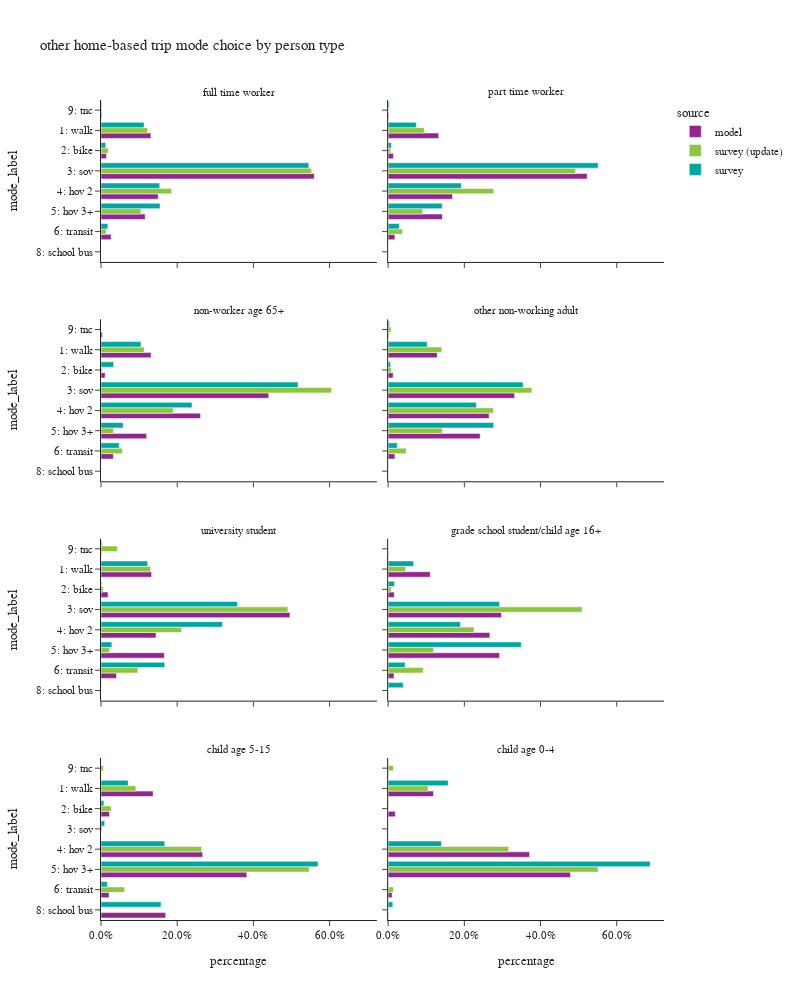

Source (notebook cell):
### Code cell
plot_mode_choice(hb_trip,"pptyp_label",
                 {"pptyp_label":["full time worker","part time worker","non-worker age 65+","other non-working adult",
                                 "university student","grade school student/child age 16+","child age 5-15","child age 0-4"],
                  "mode_label":["1: walk","2: bike","3: sov","4: hov 2","5: hov 3+","6: transit",
                                   "8: school bus","9: other–survey only"]},
                 "person type",2,1000)

### Figure 1 — Plotly figure (JSON) as saved in the notebook; plotly's stock layout.template omitted (floating-point values rounded to 4 significant figures)
{"data": [{"alignmentgroup": "True", "customdata": [[533267], [58782], [2280413], [611869], [472617], [107937], [9188]], "hovertemplate": "source=model<br>pptyp_label=full time worker<br>percentage=%{x}<br>mode_label=%{y}<br>sample count=%{customdata[0]}<extra></extra>", "legendgroup": "model", "marker": {"color": "#91268F", "pattern": {"shape": ""}}, "name": "model", "offsetgroup": "model", "orientation": "h", "showlegend": true, "textposition": "auto", "type": "bar", "x": [0.1309, 0.01443, 0.5597, 0.1502, 0.116, 0.02649, 0.002255], "xaxis": "x7", "y": ["1: walk", "2: bike", "3: sov", "4: hov 2", "5: hov 3+", "6: transit", "9: tnc"], "yaxis": "y7"}, {"alignmentgroup": "True", "customdata": [[176664], [18463], [695773], [225102], [189620], [23527], [2418]], "hovertemplate": "source=model<br>pptyp_label=part time worker<br>percentage=%{x}<br>mode_label=%{y}<br>sample count=%{customdata[0]}<extra></extra>", "legendgroup": "model", "marker": {"color": "#91268F", "pattern": {"shape": ""}}, "name": "model", "offsetgroup": "model", "orientation": "h", "showlegend": false, "textposition": "auto", "type": "bar", "x": [0.1327, 0.01387, 0.5225, 0.1691, 0.1424, 0.01767, 0.001816], "xaxis": "x8", "y": ["1: walk", "2: bike", "3: sov", "4: hov 2", "5: hov 3+", "6: transit", "9: tnc"], "yaxis": "y8"}, {"alignmentgroup": "True", "customdata": [[213436], [17784], [714709], [424270], [194535], [52791], [5955]], "hovertemplate": "source=model<br>pptyp_label=non-worker age 65+<br>percentage=%{x}<br>mode_label=%{y}<br>sample count=%{customdata[0]}<extra></extra>", "legendgroup": "model", "marker": {"color": "#91268F", "pattern": {"shape": ""}}, "name": "model", "offsetgroup": "model", "orientation": "h", "showlegend": false, "textposition": "auto", "type": "bar", "x": [0.1315, 0.01095, 0.4402, 0.2613, 0.1198, 0.03252, 0.003668], "xaxis": "x5", "y": ["1: walk", "2: bike", "3: sov", "4: hov 2", "5: hov 3+", "6: transit", "9: tnc"], "yaxis": "y5"}, {"alignmentgroup": "True", "customdata": [[289122], [29647], [745195], [594738], [541954], [39664], [3533]], "hovertemplate": "source=model<br>pptyp_label=other non-working adult<br>percentage=%{x}<br>mode_label=%{y}<br>sample count=%{customdata[0]}<extra></extra>", "legendgroup": "model", "marker": {"color": "#91268F", "pattern": {"shape": ""}}, "name": "model", "offsetgroup": "model", "orientation": "h", "showlegend": false, "textposition": "auto", "type": "bar", "x": [0.1289, 0.01321, 0.3321, 0.2651, 0.2415, 0.01768, 0.001575], "xaxis": "x6", "y": ["1: walk", "2: bike", "3: sov", "4: hov 2", "5: hov 3+", "6: transit", "9: tnc"], "yaxis": "y6"}, {"alignmentgroup": "True", "customdata": [[28593], [4008], [106818], [31120], [35821], [8777], [1], [297]], "hovertemplate": "source=model<br>pptyp_label=university student<br>percentage=%{x}<br>mode_label=%{y}<br>sample count=%{customdata[0]}<extra></extra>", "legendgroup": "model", "marker": {"color": "#91268F", "pattern": {"shape": ""}}, "name": "model", "offsetgroup": "model", "orientation": "h", "showlegend": false, "textposition": "auto", "type": "bar", "x": [0.1327, 0.0186, 0.4958, 0.1445, 0.1663, 0.04074, 4.642e-06, 0.001379], "xaxis": "x3", "y": ["1: walk", "2: bike", "3: sov", "4: hov 2", "5: hov 3+", "6: transit", "8: school bus", "9: tnc"], "yaxis": "y3"}, {"alignmentgroup": "True", "customdata": [[64796], [9341], [174394], [156485], [171561], [9039], [302], [479]], "hovertemplate": "source=model<br>pptyp_label=grade school student/child age 16+<br>percentage=%{x}<br>mode_label=%{y}<br>sample count=%{customdata[0]}<extra></extra>", "legendgroup": "model", "marker": {"color": "#91268F", "pattern": {"shape": ""}}, "name": "model", "offsetgroup": "model", "orientation": "h", "showlegend": false, "textposition": "auto", "type": "bar", "x": [0.1105, 0.01593, 0.2974, 0.2669, 0.2926, 0.01541, 0.000515, 0.0008169], "xaxis": "x4", "y": ["1: walk", "2: bike", "3: sov", "4: hov 2", "5: hov 3+", "6: transit", "8: school bus", "9: tnc"], "yaxis": "y4"}, {"alignmentgroup": "True", "customdata": [[109714], [17923], [213897], [306788], [16944], [136157], [284]], "hovertemplate": "source=model<br>pptyp_label=child age 5-15<br>percentage=%{x}<br>mode_label=%{y}<br>sample count=%{customdata[0]}<extra></extra>", "legendgroup": "model", "marker": {"color": "#91268F", "pattern": {"shape": ""}}, "name": "model", "offsetgroup": "model", "orientation": "h", "showlegend": false, "textposition": "auto", "type": "bar", "x": [0.1369, 0.02236, 0.2668, 0.3827, 0.02113, 0.1698, 0.0003542], "xaxis": "x", "y": ["1: walk", "2: bike", "4: hov 2", "5: hov 3+", "6: transit", "8: school bus", "9: tnc"], "yaxis": "y"}, {"alignmentgroup": "True", "customdata": [[64550], [10231], [201343], [259677], [5704], [577], [347]], "hovertemplate": "source=model<br>pptyp_label=child age 0-4<br>percentage=%{x}<br>mode_label=%{y}<br>sample count=%{customdata[0]}<extra></extra>", "legendgroup": "model", "marker": {"color": "#91268F", "pattern": {"shape": ""}}, "name": "model", "offsetgroup": "model", "orientation": "h", "showlegend": false, "textposition": "auto", "type": "bar", "x": [0.119, 0.01886, 0.3712, 0.4787, 0.01052, 0.001064, 0.0006397], "xaxis": "x2", "y": ["1: walk", "2: bike", "4: hov 2", "5: hov 3+", "6: transit", "8: school bus", "9: tnc"], "yaxis": "y2"}, {"alignmentgroup": "True", "customdata": [[1493], [251], [2587], [870], [414], [278], [30]], "hovertemplate": "source=survey (update)<br>pptyp_label=full time worker<br>percentage=%{x}<br>mode_label=%{y}<br>sample count=%{customdata[0]}<extra></extra>", "legendgroup": "survey (update)", "marker": {"color": "#8CC63E", "pattern": {"shape": ""}}, "name": "survey (update)", "offsetgroup": "survey (update)", "orientation": "h", "showlegend": true, "textposition": "auto", "type": "bar", "x": [0.1222, 0.01914, 0.5528, 0.1853, 0.1047, 0.01349, 0.002354], "xaxis": "x7", "y": ["1: walk", "2: bike", "3: sov", "4: hov 2", "5: hov 3+", "6: transit", "9: tnc"], "yaxis": "y7"}, {"alignmentgroup": "True", "customdata": [[280], [39], [700], [259], [112], [76], [6]], "hovertemplate": "source=survey (update)<br>pptyp_label=part time worker<br>percentage=%{x}<br>mode_label=%{y}<br>sample count=%{customdata[0]}<extra></extra>", "legendgroup": "survey (update)", "marker": {"color": "#8CC63E", "pattern": {"shape": ""}}, "name": "survey (update)", "offsetgroup": "survey (update)", "orientation": "h", "showlegend": false, "textposition": "auto", "type": "bar", "x": [0.09484, 0.00677, 0.4922, 0.2773, 0.09067, 0.0376, 0.0006721], "xaxis": "x8", "y": ["1: walk", "2: bike", "3: sov", "4: hov 2", "5: hov 3+", "6: transit", "9: tnc"], "yaxis": "y8"}, {"alignmentgroup": "True", "customdata": [[416], [33], [1306], [721], [131], [110], [1]], "hovertemplate": "source=survey (update)<br>pptyp_label=non-worker age 65+<br>percentage=%{x}<br>mode_label=%{y}<br>sample count=%{customdata[0]}<extra></extra>", "legendgroup": "survey (update)", "marker": {"color": "#8CC63E", "pattern": {"shape": ""}}, "name": "survey (update)", "offsetgroup": "survey (update)", "orientation": "h", "showlegend": false, "textposition": "auto", "type": "bar", "x": [0.1133, 0.00312, 0.6051, 0.1896, 0.03273, 0.0561, 4.904e-05], "xaxis": "x5", "y": ["1: walk", "2: bike", "3: sov", "4: hov 2", "5: hov 3+", "6: transit", "9: tnc"], "yaxis": "y5"}, {"alignmentgroup": "True", "customdata": [[538], [54], [1077], [575], [287], [125], [16]], "hovertemplate": "source=survey (update)<br>pptyp_label=other non-working adult<br>percentage=%{x}<br>mode_label=%{y}<br>sample count=%{customdata[0]}<extra></extra>", "legendgroup": "survey (update)", "marker": {"color": "#8CC63E", "pattern": {"shape": ""}}, "name": "survey (update)", "offsetgroup": "survey (update)", "orientation": "h", "showlegend": false, "textposition": "auto", "type": "bar", "x": [0.1409, 0.008418, 0.3773, 0.2763, 0.1422, 0.04737, 0.007555], "xaxis": "x6", "y": ["1: walk", "2: bike", "3: sov", "4: hov 2", "5: hov 3+", "6: transit", "9: tnc"], "yaxis": "y6"}, {"alignmentgroup": "True", "customdata": [[138], [14], [114], [44], [16], [58], [4]], "hovertemplate": "source=survey (update)<br>pptyp_label=university student<br>percentage=%{x}<br>mode_label=%{y}<br>sample count=%{customdata[0]}<extra></extra>", "legendgroup": "survey (update)", "marker": {"color": "#8CC63E", "pattern": {"shape": ""}}, "name": "survey (update)", "offsetgroup": "survey (update)", "orientation": "h", "showlegend": false, "textposition": "auto", "type": "bar", "x": [0.1301, 0.005782, 0.4905, 0.2114, 0.02243, 0.0967, 0.04308], "xaxis": "x3", "y": ["1: walk", "2: bike", "3: sov", "4: hov 2", "5: hov 3+", "6: transit", "9: tnc"], "yaxis": "y3"}, {"alignmentgroup": "True", "customdata": [[24], [9], [79], [40], [50], [17]], "hovertemplate": "source=survey (update)<br>pptyp_label=grade school student/child age 16+<br>percentage=%{x}<br>mode_label=%{y}<br>sample count=%{customdata[0]}<extra></extra>", "legendgroup": "survey (update)", "marker": {"color": "#8CC63E", "pattern": {"shape": ""}}, "name": "survey (update)", "offsetgroup": "survey (update)", "orientation": "h", "showlegend": false, "textposition": "auto", "type": "bar", "x": [0.04614, 0.008137, 0.5092, 0.2254, 0.1192, 0.0919], "xaxis": "x4", "y": ["1: walk", "2: bike", "3: sov", "4: hov 2", "5: hov 3+", "6: transit"], "yaxis": "y4"}, {"alignmentgroup": "True", "customdata": [[112], [24], [3], [232], [430], [21], [2]], "hovertemplate": "source=survey (update)<br>pptyp_label=child age 5-15<br>percentage=%{x}<br>mode_label=%{y}<br>sample count=%{customdata[0]}<extra></extra>", "legendgroup": "survey (update)", "marker": {"color": "#8CC63E", "pattern": {"shape": ""}}, "name": "survey (update)", "offsetgroup": "survey (update)", "orientation": "h", "showlegend": false, "textposition": "auto", "type": "bar", "x": [0.09146, 0.02672, 0.002891, 0.264, 0.5465, 0.06209, 0.006297], "xaxis": "x", "y": ["1: walk", "2: bike", "3: sov", "4: hov 2", "5: hov 3+", "6: transit", "9: tnc"], "yaxis": "y"}, {"alignmentgroup": "True", "customdata": [[89], [4], [116], [244], [2], [1]], "hovertemplate": "source=survey (update)<br>pptyp_label=child age 0-4<br>percentage=%{x}<br>mode_label=%{y}<br>sample count=%{customdata[0]}<extra></extra>", "legendgroup": "survey (update)", "marker": {"color": "#8CC63E", "pattern": {"shape": ""}}, "name": "survey (update)", "offsetgroup": "survey (update)", "orientation": "h", "showlegend": false, "textposition": "auto", "type": "bar", "x": [0.1047, 0.0004021, 0.3164, 0.5509, 0.01386, 0.01378], "xaxis": "x2", "y": ["1: walk", "2: bike", "4: hov 2", "5: hov 3+", "6: transit", "9: tnc"], "yaxis": "y2"}, {"alignmentgroup": "True", "customdata": [[1418], [249], [2471], [818], [399], [283], [28]], "hovertemplate": "source=survey<br>pptyp_label=full time worker<br>percentage=%{x}<br>mode_label=%{y}<br>sample count=%{customdata[0]}<extra></extra>", "legendgroup": "survey", "marker": {"color": "#00A7A0", "pattern": {"shape": ""}}, "name": "survey", "offsetgroup": "survey", "orientation": "h", "showlegend": true, "textposition": "auto", "type": "bar", "x": [0.1131, 0.01256, 0.5455, 0.1541, 0.1549, 0.01796, 0.001843], "xaxis": "x7", "y": ["1: walk", "2: bike", "3: sov", "4: hov 2", "5: hov 3+", "6: transit", "9: tnc"], "yaxis": "y7"}, {"alignmentgroup": "True", "customdata": [[251], [39], [671], [244], [102], [74], [4]], "hovertemplate": "source=survey<br>pptyp_label=part time worker<br>percentage=%{x}<br>mode_label=%{y}<br>sample count=%{customdata[0]}<extra></extra>", "legendgroup": "survey", "marker": {"color": "#00A7A0", "pattern": {"shape": ""}}, "name": "survey", "offsetgroup": "survey", "orientation": "h", "showlegend": false, "textposition": "auto", "type": "bar", "x": [0.07399, 0.008479, 0.5514, 0.192, 0.1419, 0.02943, 0.002747], "xaxis": "x8", "y": ["1: walk", "2: bike", "3: sov", "4: hov 2", "5: hov 3+", "6: transit", "9: tnc"], "yaxis": "y8"}, {"alignmentgroup": "True", "customdata": [[405], [61], [1277], [709], [126], [113], [1]], "hovertemplate": "source=survey<br>pptyp_label=non-worker age 65+<br>percentage=%{x}<br>mode_label=%{y}<br>sample count=%{customdata[0]}<extra></extra>", "legendgroup": "survey", "marker": {"color": "#00A7A0", "pattern": {"shape": ""}}, "name": "survey", "offsetgroup": "survey", "orientation": "h", "showlegend": false, "textposition": "auto", "type": "bar", "x": [0.1049, 0.03319, 0.5172, 0.2389, 0.058, 0.04779, 0.0001085], "xaxis": "x5", "y": ["1: walk", "2: bike", "3: sov", "4: hov 2", "5: hov 3+", "6: transit", "9: tnc"], "yaxis": "y5"}, {"alignmentgroup": "True", "customdata": [[517], [60], [1036], [533], [278], [121], [1], [13]], "hovertemplate": "source=survey<br>pptyp_label=other non-working adult<br>percentage=%{x}<br>mode_label=%{y}<br>sample count=%{customdata[0]}<extra></extra>", "legendgroup": "survey", "marker": {"color": "#00A7A0", "pattern": {"shape": ""}}, "name": "survey", "offsetgroup": "survey", "orientation": "h", "showlegend": false, "textposition": "auto", "type": "bar", "x": [0.1024, 0.006396, 0.3543, 0.2317, 0.2772, 0.02395, 0.0003791, 0.003588], "xaxis": "x6", "y": ["1: walk", "2: bike", "3: sov", "4: hov 2", "5: hov 3+", "6: transit", "8: school bus", "9: tnc"], "yaxis": "y6"}, {"alignmentgroup": "True", "customdata": [[121], [9], [93], [38], [16], [49], [1], [3]], "hovertemplate": "source=survey<br>pptyp_label=university student<br>percentage=%{x}<br>mode_label=%{y}<br>sample count=%{customdata[0]}<extra></extra>", "legendgroup": "survey", "marker": {"color": "#00A7A0", "pattern": {"shape": ""}}, "name": "survey", "offsetgroup": "survey", "orientation": "h", "showlegend": false, "textposition": "auto", "type": "bar", "x": [0.1226, 0.001662, 0.3582, 0.3189, 0.02846, 0.1674, 0.0004944, 0.002302], "xaxis": "x3", "y": ["1: walk", "2: bike", "3: sov", "4: hov 2", "5: hov 3+", "6: transit", "8: school bus", "9: tnc"], "yaxis": "y3"}, {"alignmentgroup": "True", "customdata": [[21], [8], [70], [38], [54], [15], [11]], "hovertemplate": "source=survey<br>pptyp_label=grade school student/child age 16+<br>percentage=%{x}<br>mode_label=%{y}<br>sample count=%{customdata[0]}<extra></extra>", "legendgroup": "survey", "marker": {"color": "#00A7A0", "pattern": {"shape": ""}}, "name": "survey", "offsetgroup": "survey", "orientation": "h", "showlegend": false, "textposition": "auto", "type": "bar", "x": [0.06703, 0.01691, 0.2925, 0.1899, 0.3494, 0.04456, 0.03967], "xaxis": "x4", "y": ["1: walk", "2: bike", "3: sov", "4: hov 2", "5: hov 3+", "6: transit", "8: school bus"], "yaxis": "y4"}, {"alignmentgroup": "True", "customdata": [[110], [23], [4], [226], [418], [20], [114], [1]], "hovertemplate": "source=survey<br>pptyp_label=child age 5-15<br>percentage=%{x}<br>mode_label=%{y}<br>sample count=%{customdata[0]}<extra></extra>", "legendgroup": "survey", "marker": {"color": "#00A7A0", "pattern": {"shape": ""}}, "name": "survey", "offsetgroup": "survey", "orientation": "h", "showlegend": false, "textposition": "auto", "type": "bar", "x": [0.07126, 0.007583, 0.009826, 0.1673, 0.5696, 0.01678, 0.1574, 0.0002131], "xaxis": "x", "y": ["1: walk", "2: bike", "3: sov", "4: hov 2", "5: hov 3+", "6: transit", "8: school bus", "9: tnc"], "yaxis": "y"}, {"alignmentgroup": "True", "customdata": [[84], [8], [105], [229], [2], [1], [1]], "hovertemplate": "source=survey<br>pptyp_label=child age 0-4<br>percentage=%{x}<br>mode_label=%{y}<br>sample count=%{customdata[0]}<extra></extra>", "legendgroup": "survey", "marker": {"color": "#00A7A0", "pattern": {"shape": ""}}, "name": "survey", "offsetgroup": "survey", "orientation": "h", "showlegend": false, "textposition": "auto", "type": "bar", "x": [0.1576, 0.001354, 0.1401, 0.6879, 0.0004599, 0.01226, 0.0003907], "xaxis": "x2", "y": ["1: walk", "2: bike", "4: hov 2", "5: hov 3+", "6: transit", "8: school bus", "9: tnc"], "yaxis": "y2"}], "layout": {"annotations": [{"font": {}, "showarrow": false, "text": "child age 5-15", "x": 0.245, "xanchor": "center", "xref": "paper", "y": 0.1975, "yanchor": "bottom", "yref": "paper"}, {"font": {}, "showarrow": false, "text": "child age 0-4", "x": 0.755, "xanchor": "center", "xref": "paper", "y": 0.1975, "yanchor": "bottom", "yref": "paper"}, {"font": {}, "showarrow": false, "text": "university student", "x": 0.245, "xanchor": "center", "xref": "paper", "y": 0.465, "yanchor": "bottom", "yref": "paper"}, {"font": {}, "showarrow": false, "text": "grade school student/child age 16+", "x": 0.755, "xanchor": "center", "xref": "paper", "y": 0.465, "yanchor": "bottom", "yref": "paper"}, {"font": {}, "showarrow": false, "text": "non-worker age 65+", "x": 0.245, "xanchor": "center", "xref": "paper", "y": 0.7325, "yanchor": "bottom", "yref": "paper"}, {"font": {}, "showarrow": false, "text": "other non-working adult", "x": 0.755, "xanchor": "center", "xref": "paper", "y": 0.7325, "yanchor": "bottom", "yref": "paper"}, {"font": {}, "showarrow": false, "text": "full time worker", "x": 0.245, "xanchor": "center", "xref": "paper", "y": 1.0, "yanchor": "bottom", "yref": "paper"}, {"font": {}, "showarrow": false, "text": "part time worker", "x": 0.755, "xanchor": "center", "xref": "paper", "y": 1.0, "yanchor": "bottom", "yref": "paper"}], "barmode": "group", "height": 1000, "legend": {"title": {"text": "source"}, "tracegroupgap": 0}, "title": {"text": "other home-based trip mode choice by person type"}, "width": 800, "xaxis": {"anchor": "y", "domain": [0.0, 0.49], "tickformat": ".1%", "title": {"text": "percentage"}}, "xaxis2": {"anchor": "y2", "domain": [0.51, 1.0], "matches": "x", "tickformat": ".1%", "title": {"text": "percentage"}}, "xaxis3": {"anchor": "y3", "domain": [0.0, 0.49], "matches": "x", "showticklabels": false, "tickformat": ".1%"}, "xaxis4": {"anchor": "y4", "domain": [0.51, 1.0], "matches": "x", "showticklabels": false, "tickformat": ".1%"}, "xaxis5": {"anchor": "y5", "domain": [0.0, 0.49], "matches": "x", "showticklabels": false, "tickformat": ".1%"}, "xaxis6": {"anchor": "y6", "domain": [0.51, 1.0], "matches": "x", "showticklabels": false, "tickformat": ".1%"}, "xaxis7": {"anchor": "y7", "domain": [0.0, 0.49], "matches": "x", "showticklabels": false, "tickformat": ".1%"}, "xaxis8": {"anchor": "y8", "domain": [0.51, 1.0], "matches": "x", "showticklabels": false, "tickformat": ".1%"}, "yaxis": {"anchor": "x", "categoryarray": ["9: other–survey only", "8: school bus", "6: transit", "5: hov 3+", "4: hov 2", "3: sov", "2: bike", "1: walk"], "categoryorder": "array", "domain": [0.0, 0.1975], "title": {"text": "mode_label"}}, "yaxis2": {"anchor": "x2", "domain": [0.0, 0.1975], "matches": "y", "showticklabels": false}, "yaxis3": {"anchor": "x3", "categoryarray": ["9: other–survey only", "8: school bus", "6: transit", "5: hov 3+", "4: hov 2", "3: sov", "2: bike", "1: walk"], "categoryorder": "array", "domain": [0.2675, 0.465], "matches": "y", "title": {"text": "mode_label"}}, "yaxis4": {"anchor": "x4", "domain": [0.2675, 0.465], "matches": "y", "showticklabels": false}, "yaxis5": {"anchor": "x5", "categoryarray": ["9: other–survey only", "8: school bus", "6: transit", "5: hov 3+", "4: hov 2", "3: sov", "2: bike", "1: walk"], "categoryorder": "array", "domain": [0.535, 0.7325], "matches": "y", "title": {"text": "mode_label"}}, "yaxis6": {"anchor": "x6", "domain": [0.535, 0.7325], "matches": "y", "showticklabels": false}, "yaxis7": {"anchor": "x7", "categoryarray": ["9: other–survey only", "8: school bus", "6: transit", "5: hov 3+", "4: hov 2", "3: sov", "2: bike", "1: walk"], "categoryorder": "array", "domain": [0.8025, 1.0], "matches": "y", "title": {"text": "mode_label"}}, "yaxis8": {"anchor": "x8", "domain": [0.8025, 1.0], "matches": "y", "showticklabels": false}}}
